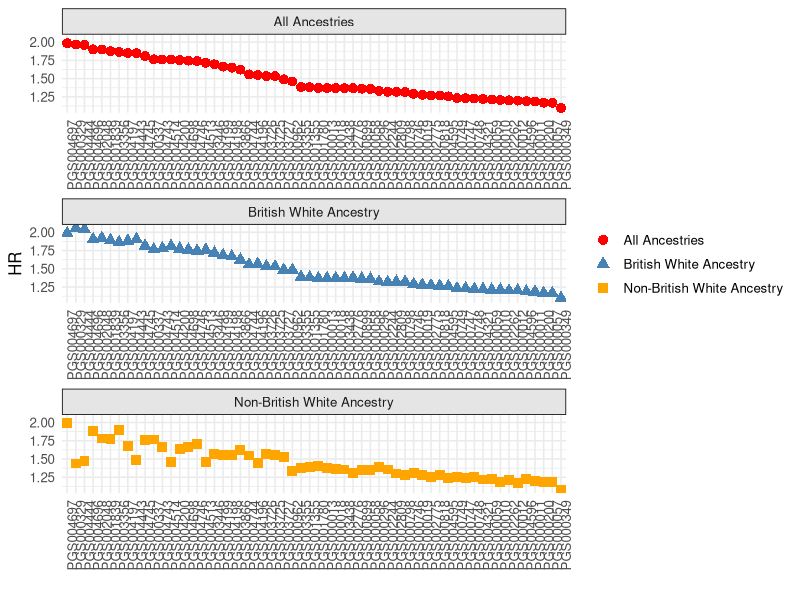

R code for this plot: (Note: this script raises an error after producing the figure.)

library(readxl)
library(ggplot2)
library(dplyr)
library(forcats)
HR2_Final <- read_excel("HR2_Final.xlsx", sheet = 1)  # or specify sheet name

names(HR2_Final)[names(HR2_Final) == "Exposure"] <- "PRS"

#HR Plot
# Get the PRS order based on Total group
prs_order <- HR2_Final %>%
  filter(Group == "All Ancestries") %>%
  arrange(desc(HR)) %>%
  pull(PRS)

# Apply the same PRS order to all groups
HR2_Final <- HR2_Final %>%
  mutate(PRS_ordered = factor(PRS, levels = prs_order))

# Plot
png("HR_plot.png", width = 2000, height = 1200, res = 150)
ggplot(HR2_Final, aes(x = PRS_ordered, y = HR, color = Group, shape = Group)) +
  geom_point(position = position_dodge(width = 0.5), size = 3) +
  facet_wrap(~ Group, scales = "free_x", ncol = 1) +
  scale_color_manual(values = c("British White Ancestry" = "steelblue",
                                "Non-British White Ancestry" = "orange",
                                "All Ancestries" = "red")) +
  theme_minimal(base_size = 12) +
  theme(axis.text.x = element_text(angle = 90, hjust = 1),
        strip.background = element_rect(fill = "gray90"),
        legend.title = element_blank()) +
  labs(y = "HR", x = "")
dev.off()


#HR2 slop plot
library(ggplot2)
library(tidyr)
library(dplyr)
PRS_summary <- read_excel("PRS_summary.xlsx", sheet = 1)  # or specify sheet name

ranking<-prsnewsum[,c(1,3,5)]
colnames(ranking) <- c("PRS","Population","Individual")

# Calculate slope direction
ranking <- ranking %>%
  mutate(slope_dir = case_when(
    Individual < Population ~ "Positive",
    Individual > Population ~ "Negative",
    TRUE ~ "Constant"
  ))

# Convert data to long format for ggplot
ranking_long <- ranking %>%
  pivot_longer(cols = c("Population", "Individual"),
               names_to = "Rank_Type", values_to = "Rank")

# Plot slope graph
png("myplot_slope_p.png", width =8, height =12, units = "in", res = 300)
ggplot(ranking_long, aes(x = Rank_Type, y = Rank, group = PRS)) +
  geom_line(aes(color = slope_dir), size = 1.2) +
  geom_point(aes(color = slope_dir), size = 4) +
  scale_y_reverse() +  # reverse y-axis so rank 1 is top (keep for spacing)
  scale_color_manual(values = c(
    "Positive" = "red",
    "Negative" = "blue",
    "Constant" = "gray"
  )) +
  theme_minimal() +
  theme(
    axis.title = element_blank(),
    axis.text.y = element_blank(),
    axis.text.x = element_text(size = 14),
    axis.ticks = element_blank(),
    legend.title = element_blank(),
    legend.position = "top"
  ) +
  geom_text(data = ranking_long %>% filter(Rank_Type == "Individual"),
            aes(label = PRS, x = 1), hjust = 1.1, size = 3) +
  geom_text(data = ranking_long %>% filter(Rank_Type == "Population"),
            aes(label = PRS, x = 2), hjust = -0.1, size =3) +
  coord_cartesian(clip = 'off')  
dev.off()

#HR2 slope plot
library(ggplot2)
library(tidyr)
library(dplyr)
library(readxl)
PRS_summary <- read_excel("PRS_summary.xlsx", sheet = 1)  # or specify sheet name

ranking_HR2<-PRS_summary[,c(1,2,3,4,5)]
colnames(ranking_HR2) <- c("PRS","HR","population","percentage","individual")

# Calculate slope direction
ranking_HR2 <- ranking_HR2 %>%
  mutate(slope_dir = case_when(
    individual < population ~ "Positive",
    individual > population ~ "Negative",
    TRUE ~ "Constant"
  ))

# Convert data to long format for ggplot
ranking_long_HR2 <- ranking_HR2 %>%
  pivot_longer(cols = c("population", "individual"),
               names_to = "Rank_Type", values_to = "Rank")

# Plot slope graph
png("slope_better.png", width = 1800, height = 2000, res = 200)
ggplot(ranking_long_HR2, aes(x = Rank_Type, y = Rank, group = PRS)) +
  geom_line(aes(color = slope_dir), size = 1.2) +
  geom_point(aes(color = slope_dir), size = 4) +
  scale_y_reverse() +  # reverse y-axis so rank 1 is top (keep for spacing)
  scale_color_manual(values = c(
    "Positive" = "red",
    "Negative" = "blue",
    "Constant" = "gray"
  )) +
  theme_minimal() +
  theme(
    axis.title = element_blank(),
    axis.text.y = element_blank(),
    axis.text.x = element_text(size = 14),
    axis.ticks = element_blank(),
    legend.title = element_blank(),
    legend.position = "top"
  ) +
  geom_text(data = ranking_long_HR2 %>% filter(Rank_Type == "individual"),
            aes(label = PRS, x = 1), hjust = 1.1, size = 3) +
  geom_text(data = ranking_long_HR2 %>% filter(Rank_Type == "population"),
            aes(label = PRS, x = 2), hjust = -0.1, size =3) +
  coord_cartesian(clip = 'off')  
dev.off()
